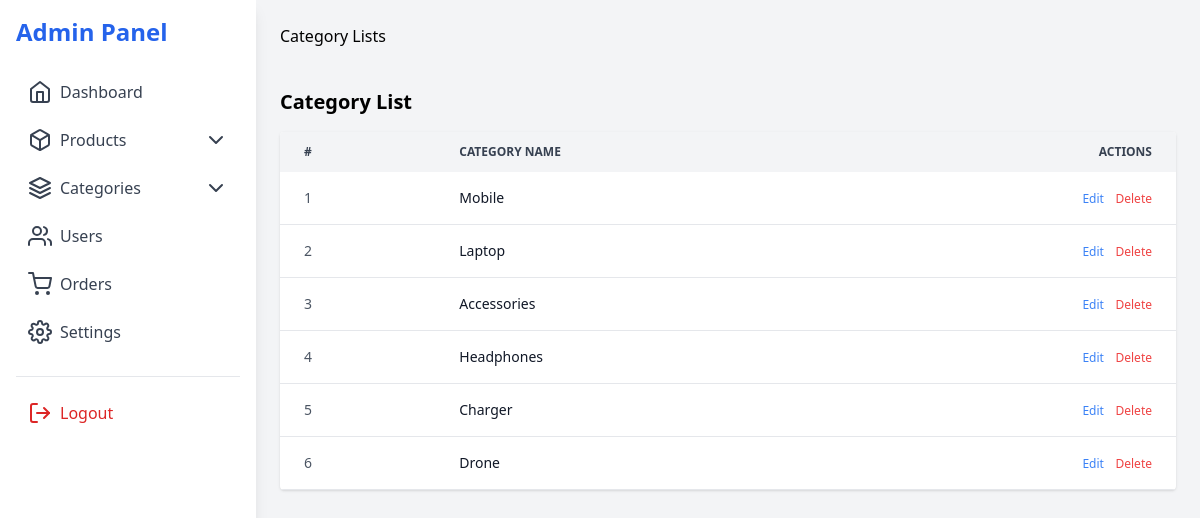
Page /dashboard/category/list/ on the earlier database version.
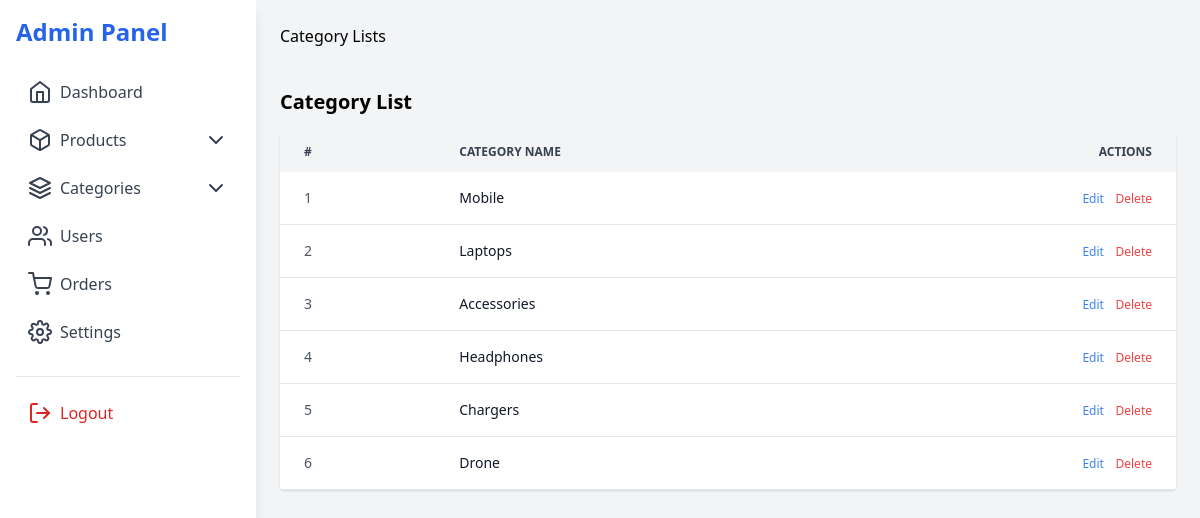
Same page on the later database version.
### product/models.py (models this page shows, shortened)
class Category(models.Model):
    category_name= models.CharField(max_length=100)
    created_at= models.DateTimeField(auto_now_add=True)

### adminpage/views.py (the view)
# urls.py: path('category/list/',views.category,name='dashboard_category_lists'),
def category(request):
    category_lists = Category.objects.all()
    return render(request,'dashboard_category_lists.html',{'categories':category_lists})

### adminpage/templates/dashboard_category_lists.html (shortened to what this page needs)
{% extends 'dashboard_layout.html' %}
{% block content %}
<h1>Category Lists</h1>
<section class="mt-10">
  <h2 class="text-xl font-semibold mb-4">Category List</h2>
  <div class="overflow-x-auto bg-white rounded shadow">
    <table class="min-w-full text-sm text-left text-gray-600">
      <thead class="bg-gray-100 text-gray-700 uppercase text-xs">
        <tr>
          <th class="px-6 py-3">#</th>
          <th class="px-6 py-3">Category Name</th>
          <th class="px-6 py-3 text-right">Actions</th>
        </tr>
      </thead>
      <tbody>
         {% for category in categories %}
          <tr class="border-b hover:bg-gray-50">
          <td class="px-6 py-4">{{forloop.counter}}</td>
          <td class="px-6 py-4 font-medium text-gray-900">{{category.category_name|truncatechars:20 }}</td>
          <td class="px-6 py-4 text-right">
       <a href="{% url 'update_category' category.id%}" > <button class="text-blue-500 hover:underline text-xs mr-2" >Edit</button></a>
          <a href="{%url 'delete_category' category.id%}">  <button class="text-red-500 hover:underline text-xs">Delete</button></a>
          </td>
        </tr>
         {% endfor %}
      </tbody>
    </table>
  </div>
</section>
{% endblock %}

Differences in the rows shown:
changed Category: category_name "Laptop" → "Laptops"
changed Category: category_name "Charger" → "Chargers"
